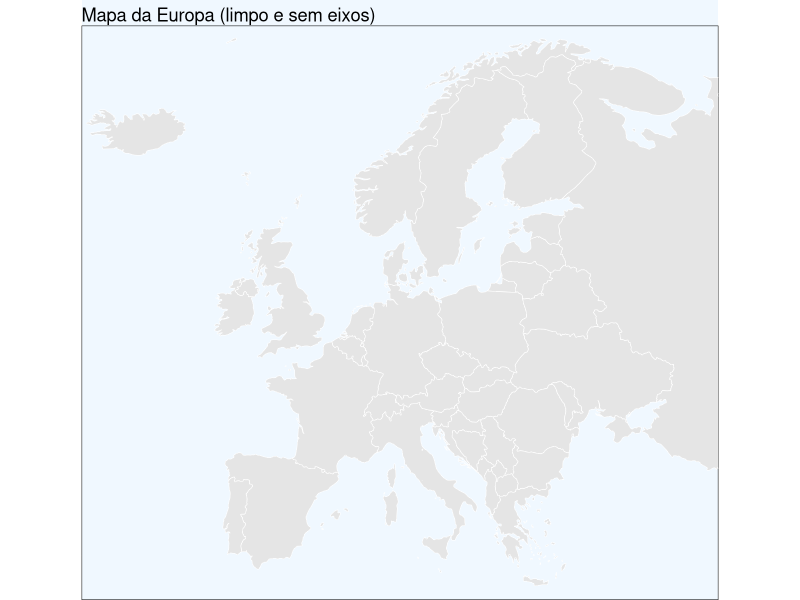

This figure's R source:
library(sf)
library(rnaturalearth)
library(ggplot2)

europe <- ne_countries(scale = "medium",
                       continent = "Europe",
                       returnclass = "sf")

ggplot(data = europe) +
  geom_sf(fill = "grey90", color = "white", size = 0.3) +
  coord_sf(
    xlim = c(-25, 45),
    ylim = c(34, 72),
    expand = FALSE
  ) +
  theme_void() +
  theme(
    panel.background = element_rect(fill = "aliceblue"),
    plot.background = element_rect(fill = "aliceblue", color = NA),
    panel.border = element_blank()
  ) +
  labs(title = "Mapa da Europa (limpo e sem eixos)")
